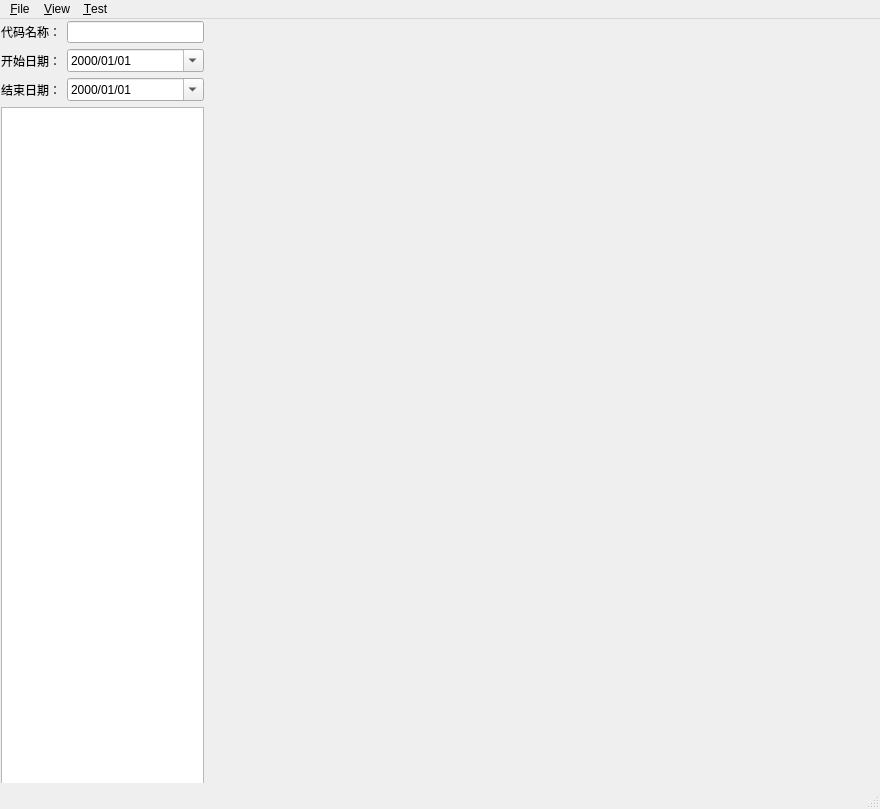
<?xml version="1.0" encoding="UTF-8"?>
<ui version="4.0">
 <class>MainWindow</class>
 <widget class="QMainWindow" name="MainWindow">
  <property name="geometry">
   <rect>
    <x>0</x>
    <y>0</y>
    <width>880</width>
    <height>809</height>
   </rect>
  </property>
  <property name="windowTitle">
   <string>MainWindow</string>
  </property>
  <property name="layoutDirection">
   <enum>Qt::LeftToRight</enum>
  </property>
  <widget class="QWidget" name="centralwidget">
   <widget class="QWidget" name="">
    <property name="geometry">
     <rect>
      <x>1</x>
      <y>2</y>
      <width>203</width>
      <height>762</height>
     </rect>
    </property>
    <layout class="QVBoxLayout" name="verticalLayout">
     <item>
      <layout class="QFormLayout" name="formLayout">
       <item row="0" column="0">
        <widget class="QLabel" name="label_StockCode">
         <property name="sizePolicy">
          <sizepolicy hsizetype="Preferred" vsizetype="Preferred">
           <horstretch>0</horstretch>
           <verstretch>0</verstretch>
          </sizepolicy>
         </property>
         <property name="text">
          <string>代码名称：</string>
         </property>
        </widget>
       </item>
       <item row="0" column="1">
        <widget class="QLineEdit" name="lineEdit_StockCode">
         <property name="sizePolicy">
          <sizepolicy hsizetype="Preferred" vsizetype="Fixed">
           <horstretch>0</horstretch>
           <verstretch>0</verstretch>
          </sizepolicy>
         </property>
        </widget>
       </item>
       <item row="1" column="0">
        <widget class="QLabel" name="label_Start">
         <property name="sizePolicy">
          <sizepolicy hsizetype="Preferred" vsizetype="Preferred">
           <horstretch>0</horstretch>
           <verstretch>0</verstretch>
          </sizepolicy>
         </property>
         <property name="text">
          <string>开始日期：</string>
         </property>
        </widget>
       </item>
       <item row="1" column="1">
        <widget class="QDateEdit" name="dateEdit_Start">
         <property name="sizePolicy">
          <sizepolicy hsizetype="Preferred" vsizetype="Fixed">
           <horstretch>0</horstretch>
           <verstretch>0</verstretch>
          </sizepolicy>
         </property>
         <property name="dateTime">
          <datetime>
           <hour>0</hour>
           <minute>0</minute>
           <second>0</second>
           <year>2000</year>
           <month>1</month>
           <day>1</day>
          </datetime>
         </property>
         <property name="displayFormat">
          <string>yyyy/MM/dd</string>
         </property>
         <property name="calendarPopup">
          <bool>true</bool>
         </property>
        </widget>
       </item>
       <item row="2" column="0">
        <widget class="QLabel" name="label_End">
         <property name="sizePolicy">
          <sizepolicy hsizetype="Preferred" vsizetype="Preferred">
           <horstretch>0</horstretch>
           <verstretch>0</verstretch>
          </sizepolicy>
         </property>
         <property name="text">
          <string>结束日期：</string>
         </property>
        </widget>
       </item>
       <item row="2" column="1">
        <widget class="QDateEdit" name="dateEdit_End">
         <property name="sizePolicy">
          <sizepolicy hsizetype="Preferred" vsizetype="Fixed">
           <horstretch>0</horstretch>
           <verstretch>0</verstretch>
          </sizepolicy>
         </property>
         <property name="dateTime">
          <datetime>
           <hour>0</hour>
           <minute>0</minute>
           <second>0</second>
           <year>2000</year>
           <month>1</month>
           <day>1</day>
          </datetime>
         </property>
         <property name="displayFormat">
          <string>yyyy/MM/dd</string>
         </property>
         <property name="calendarPopup">
          <bool>true</bool>
         </property>
        </widget>
       </item>
      </layout>
     </item>
     <item>
      <widget class="QTreeWidget" name="treeWidget">
       <property name="sizePolicy">
        <sizepolicy hsizetype="Preferred" vsizetype="Preferred">
         <horstretch>0</horstretch>
         <verstretch>0</verstretch>
        </sizepolicy>
       </property>
       <property name="minimumSize">
        <size>
         <width>200</width>
         <height>680</height>
        </size>
       </property>
       <property name="layoutDirection">
        <enum>Qt::LeftToRight</enum>
       </property>
       <property name="verticalScrollBarPolicy">
        <enum>Qt::ScrollBarAsNeeded</enum>
       </property>
       <property name="horizontalScrollBarPolicy">
        <enum>Qt::ScrollBarAsNeeded</enum>
       </property>
       <property name="sizeAdjustPolicy">
        <enum>QAbstractScrollArea::AdjustToContents</enum>
       </property>
       <property name="autoScroll">
        <bool>true</bool>
       </property>
       <property name="autoScrollMargin">
        <number>3</number>
       </property>
       <property name="dragEnabled">
        <bool>true</bool>
       </property>
       <property name="alternatingRowColors">
        <bool>true</bool>
       </property>
       <property name="selectionMode">
        <enum>QAbstractItemView::SingleSelection</enum>
       </property>
       <property name="selectionBehavior">
        <enum>QAbstractItemView::SelectRows</enum>
       </property>
       <property name="rootIsDecorated">
        <bool>true</bool>
       </property>
       <property name="itemsExpandable">
        <bool>true</bool>
       </property>
       <property name="sortingEnabled">
        <bool>false</bool>
       </property>
       <property name="columnCount">
        <number>0</number>
       </property>
      </widget>
     </item>
    </layout>
   </widget>
  </widget>
  <widget class="QMenuBar" name="menubar">
   <property name="geometry">
    <rect>
     <x>0</x>
     <y>0</y>
     <width>880</width>
     <height>23</height>
    </rect>
   </property>
   <widget class="QMenu" name="menu_File">
    <property name="title">
     <string>&amp;File</string>
    </property>
    <addaction name="action_New"/>
    <addaction name="action_Open"/>
    <addaction name="action_Save"/>
    <addaction name="separator"/>
    <addaction name="action_Quit"/>
   </widget>
   <widget class="QMenu" name="menu_View">
    <property name="title">
     <string>&amp;View</string>
    </property>
   </widget>
   <widget class="QMenu" name="menu_Test">
    <property name="title">
     <string>&amp;Test</string>
    </property>
    <addaction name="action_Show_test"/>
    <addaction name="action_Close_test"/>
   </widget>
   <addaction name="menu_File"/>
   <addaction name="menu_View"/>
   <addaction name="menu_Test"/>
  </widget>
  <widget class="QStatusBar" name="statusbar"/>
  <action name="action_New">
   <property name="text">
    <string>&amp;New</string>
   </property>
   <property name="shortcut">
    <string>Ctrl+N</string>
   </property>
  </action>
  <action name="action_Open">
   <property name="text">
    <string>&amp;Open</string>
   </property>
   <property name="shortcut">
    <string>Ctrl+O</string>
   </property>
  </action>
  <action name="action_Save">
   <property name="text">
    <string>&amp;Save</string>
   </property>
  </action>
  <action name="action_Quit">
   <property name="text">
    <string>&amp;Quit</string>
   </property>
   <property name="shortcut">
    <string>Ctrl+Q</string>
   </property>
  </action>
  <action name="action_Show_test">
   <property name="text">
    <string>&amp;Show test</string>
   </property>
  </action>
  <action name="action_Close_test">
   <property name="text">
    <string>&amp;Close test</string>
   </property>
  </action>
 </widget>
 <resources/>
 <connections/>
</ui>
